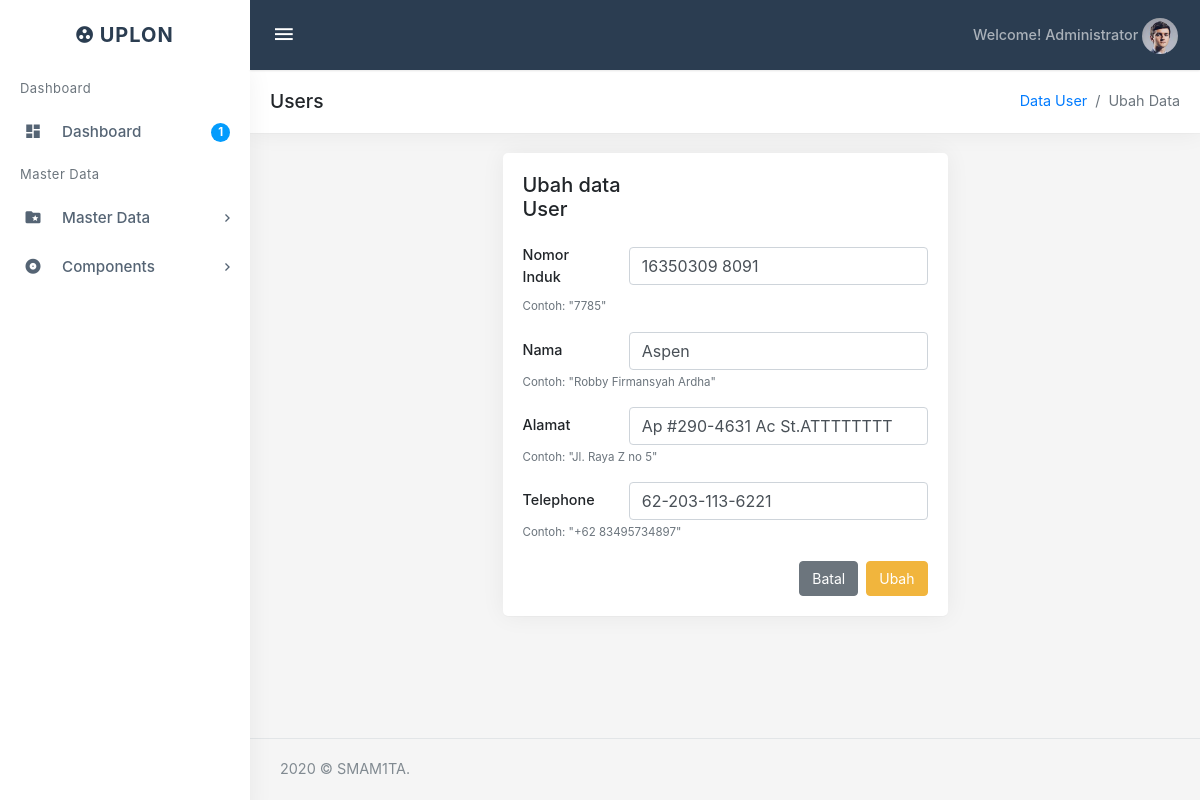
The page /useraccess/ubah/1 on the database its author committed.
### tables this page shows
CREATE TABLE `orang` (
  `id` int(10) UNSIGNED NOT NULL,
  `nik` varchar(13) DEFAULT NULL,
  `nama` varchar(255) DEFAULT NULL,
  `alamat` varchar(255) DEFAULT NULL,
  `telp` varchar(100) DEFAULT NULL
);

### application/controllers/Useraccess.php (called while the page is built, shortened)
<?php
class Useraccess extends CI_Controller
{
    public function __construct()
    {
        $this->load->library('form_validation');
        $this->load->model('Useraccess_model');
    }
    public function ubah($id = NULL)
    {
        $this->form_validation->set_rules(
            'nik',
            'Nomor Induk',
            'required|min_length[4]',
            [
                'required' => 'Nomor Induk harus diisi',
                'min_length' => 'Minimal 4 karakter'
            ]
        );
        $this->form_validation->set_rules(
            'nama',
            'Nama',
            'required',
            [
                'required' => 'Nama Harus diisi'
            ]
        );
        $this->form_validation->set_rules(
            'alamat',
            'Alamat',
            'required',
            [
                'required' => 'Alamat Harus diisi'
            ]
        );
        $this->form_validation->set_rules(
            'tlp',
            'Telephone',
            'required',
            [
                'required' => 'Telephone Harus diisi'
            ]
        );
        if ($this->form_validation->run() == FALSE) {
            $data['judul'] = 'Home Page';
            $data['sidename'] = 'Administrator';
            $data['id'] = $id;
            $data['users'] = $this->Useraccess_model->getDatabyId($id);
            $this->load->view('templates/header', $data);
            $this->load->view('templates/topbar', $data);
            $this->load->view('templates/sidebar');
            $this->load->view('user-access/ubah', $data);
            $this->load->view('templates/footer');
        } else {
            $this->Useraccess_model->ubah();
            $this->session->set_flashdata('useraccess', 'Diubah');
            redirect('useraccess');
        }
    }
}

### index.php (called while the page is built, shortened)
<?php
require_once BASEPATH . 'core/CodeIgniter.php';

### application/models/Useraccess_model.php (called while the page is built, shortened)
<?php
class Useraccess_model extends CI_Model
{
    public function getDatabyId($id)
    {
        return $this->db->get_where('orang', ['id' => $id])->row_array();
    }
}

### application/views/user-access/ubah.php (the view, shortened to what this page needs)
<div class="content-page">
	<div class="content">
		<div class="container-fluid">
			<div class="row">
				<div class="col-xl-12">
					<div class="page-title-box">
						<h4 class="page-title float-left">Users</h4>
						<ol class="breadcrumb float-right">
							<li class="breadcrumb-item"><a href="<?= base_url('useraccess') ?>">Data User</a></li>
							<li class="breadcrumb-item active"><a>Ubah Data</a></li>
						</ol>
						<div class="clearfix"></div>
					</div>
				</div>
			</div>
			<div class="row d-flex justify-content-center">
				<div class="col-md-6 col-sm-6">
					<div class="card-box">
						<form class="" method="POST" action="">
							<h5 class="text-semi-bold pb-2">Ubah data<br>User</h5>
							<div class="form-group row">
								<label for="nig" class="col-md-3 col-sm-12 col-form-label">Nomor Induk</label>
								<div class="col-md-9 col-sm-12 my-auto">
									<input class="form-control" type="text" id="nik" name="nik" autocomplete="off" value="<?= $users['nik'] ?>">
								</div>
								<small class="col-12 mt-1 text-muted">Contoh: "7785"
								</small>
							</div>
							<div class="form-group row">
								<label for="nig" class="col-md-3 col-sm-12 col-form-label">Nama</label>
								<div class="col-md-9 col-sm-12 my-auto">
									<input class="form-control" type="text" id="nama" name="nama" autocomplete="off" value="<?= $users['nama'] ?>">
								</div>
								<small class="col-12 mt-1 text-muted">Contoh: "Robby Firmansyah Ardha"
								</small>
							</div>
							<div class="form-group row">
								<label for="nig" class="col-md-3 col-sm-12 col-form-label">Alamat</label>
								<div class="col-md-9 col-sm-12 my-auto">
									<input class="form-control" type="text" id="alamat" name="alamat" autocomplete="off" value="<?= $users['alamat'] ?>">
								</div>
								<small class="col-12 mt-1 text-muted">Contoh: "Jl. Raya Z no 5"
								</small>
							</div>
							<div class="form-group row">
								<label for="nig" class="col-md-3 col-sm-12 col-form-label">Telephone</label>
								<div class="col-md-9 col-sm-12 my-auto">
									<input class="form-control" type="text" id="tlp" name="tlp" autocomplete="off" value="<?= $users['telp'] ?>">
								</div>
								<small class="col-12 mt-1 text-muted">Contoh: "+62 83495734897"
								</small>
							</div>
							<div class="pt-1 d-flex justify-content-end">
								<a href="<?= base_url('useraccess') ?>" class="btn btn-secondary mr-1">Batal</a>
								<button type="submit" class="btn btn-warning btn-raised ml-1">Ubah</a>
							</div>
						</form>
					</div>
				</div>
			</div>
		</div>
	</div>
</div>

### rows shown on the page
orang: nik "16350309 8091", nama "Aspen", alamat "Ap #290-4631 Ac St.ATTTTTTTT", tlp "62-203-113-6221"

### other values the page prints
$sidename "Administrator"
